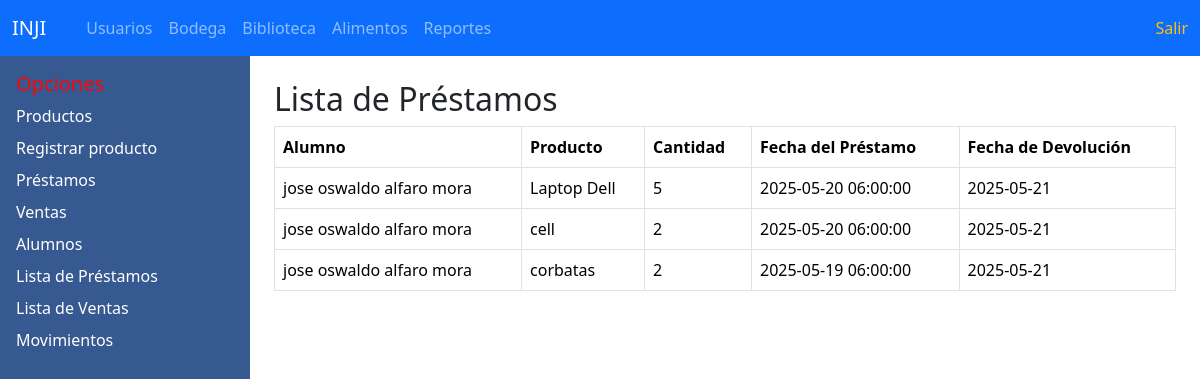
/departamentos/biblioteca/biblioteca.php?vista=lista_prestamos (signed in), run on the app's committed database.
### tables this page shows
CREATE TABLE `prestamos` (
  `id` int NOT NULL,
  `alumno_id` int NOT NULL,
  `producto_id` int NOT NULL,
  `cantidad` int NOT NULL,
  `fecha_prestamo` timestamp NOT NULL DEFAULT CURRENT_TIMESTAMP,
  `fecha_devolucion` date DEFAULT NULL
);

CREATE TABLE `alumnos` (
  `id` int NOT NULL,
  `nombre` varchar(100) NOT NULL,
  `created_at` timestamp NOT NULL DEFAULT CURRENT_TIMESTAMP,
  `carnet` varchar(50) DEFAULT NULL
);

CREATE TABLE `productos_biblioteca` (
  `id` int NOT NULL,
  `nombre` varchar(100) NOT NULL,
  `descripcion` text NOT NULL,
  `cantidad` int NOT NULL DEFAULT '0',
  `created_at` timestamp NOT NULL DEFAULT CURRENT_TIMESTAMP,
  `precio_unitario` decimal(10,2) NOT NULL DEFAULT '0.00'
);

### departamentos/biblioteca/biblioteca.php (the view, shortened to what this page needs)
<?php
include '../../header.php';
include '../../conexion.php';
?>
<!DOCTYPE html>
<html lang="es">
<head>
  <link rel="stylesheet" href="style.css">
  <link href="https://cdn.jsdelivr.net/npm/bootstrap@5.3.3/dist/css/bootstrap.min.css" rel="stylesheet">
</head>
<body>
<div class="d-flex">
  <div class="sidebar p-3" style="width: 250px; min-height: 100vh;">
    <h5>Opciones</h5>
    <a class="d-block mb-2" href="?vista=productos">Productos</a>
    <a class="d-block mb-2" href="?vista=registro">Registrar producto</a>
    <a class="d-block mb-2" href="?vista=prestamos">Préstamos</a>
    <a class="d-block mb-2" href="?vista=ventas">Ventas</a>
    <a class="d-block mb-2" href="?vista=alumnos">Alumnos</a>
    <a class="d-block mb-2" href="?vista=lista_prestamos">Lista de Préstamos</a>
    <a class="d-block mb-2" href="?vista=lista_ventas">Lista de Ventas</a>
    <a href="biblioteca.php?vista=movimientos">Movimientos</a>
  </div>
  <div class="main-content flex-grow-1 p-4">
    <?php
    $vista = $_GET['vista'] ?? 'inicio';
    if ($vista === 'registro') {
?>
  <h2>Registrar Nuevo Producto</h2>
  <form action="guardar_producto.php" method="POST" class="mt-4">
    <div class="mb-3">
      <label for="nombre" class="form-label">Nombre del producto</label>
      <input type="text" name="nombre" class="form-control" required>
    </div>
    <div class="mb-3">
      <label for="descripcion" class="form-label">Descripción</label>
      <input type="text" name="descripcion" class="form-control" required>
    </div>
    <div class="mb-3">
      <label for="cantidad" class="form-label">Cantidad inicial</label>
      <input type="number" name="cantidad" class="form-control" required>
    </div>
    <div class="mb-3">
      <label for="precio_unitario" class="form-label">Precio unitario</label>
      <input type="number" name="precio_unitario" class="form-control" step="0.01" min="0" required>
    </div>
    <button type="submit" class="btn btn-primary">Guardar producto</button>
  </form>
<?php
          } elseif ($vista === 'lista_prestamos') {
    $query = "SELECT p.id, a.nombre AS alumno, pr.nombre AS producto, p.cantidad, p.fecha_prestamo, p.fecha_devolucion
              FROM prestamos p
              INNER JOIN alumnos a ON p.alumno_id = a.id
              INNER JOIN productos_biblioteca pr ON p.producto_id = pr.id
              ORDER BY p.fecha_prestamo DESC";
    $prestamos_result = mysqli_query($conexion, $query);
  ?>
    <h2>Lista de Préstamos</h2>
    <table class="table table-bordered">
      <thead>
        <tr>
          <th>Alumno</th>
          <th>Producto</th>
          <th>Cantidad</th>
          <th>Fecha del Préstamo</th>
          <th>Fecha de Devolución</th>
        </tr>
      </thead>
      <tbody>
        <?php while ($row = mysqli_fetch_assoc($prestamos_result)): ?>
          <tr>
            <td><?= htmlspecialchars($row['alumno']) ?></td>
            <td><?= htmlspecialchars($row['producto']) ?></td>
            <td><?= $row['cantidad'] ?></td>
            <td><?= $row['fecha_prestamo'] ?></td>
            <td><?= $row['fecha_devolucion'] ?></td>
          </tr>
        <?php endwhile; ?>
      </tbody>
    </table>
      <?php
}else {
    ?>
      <h2>Bienvenido al área de Biblioteca</h2>
      <p>Utiliza el menú lateral para gestionar productos, préstamos, ventas o alumnos.</p>
    <?php } ?>
  </div>
</div>
</body>
</html>

### departamentos/biblioteca/style.css (style rules this page uses)
body { height: 100vh; overflow: hidden; }
.sidebar { width: 220px; background-color: #0d387ad4; color: rgb(255, 4, 4); padding: 1rem; height: 700px; }
.sidebar a { color: white; display: block; margin-bottom: 10px; text-decoration: none; }
.main-content { flex-grow: 1; padding: 2rem; overflow-y: auto; }

### data on the page
prestamos: alumno.nombre "jose oswaldo alfaro mora", producto.nombre "Laptop Dell", cantidad "5", fecha_prestamo "2025-05-20 06:00:00", fecha_devolucion "2025-05-21"
prestamos: alumno.nombre "jose oswaldo alfaro mora", producto.nombre "cell", cantidad "2", fecha_prestamo "2025-05-20 06:00:00", fecha_devolucion "2025-05-21"
prestamos: alumno.nombre "jose oswaldo alfaro mora", producto.nombre "corbatas", cantidad "2", fecha_prestamo "2025-05-19 06:00:00", fecha_devolucion "2025-05-21"
